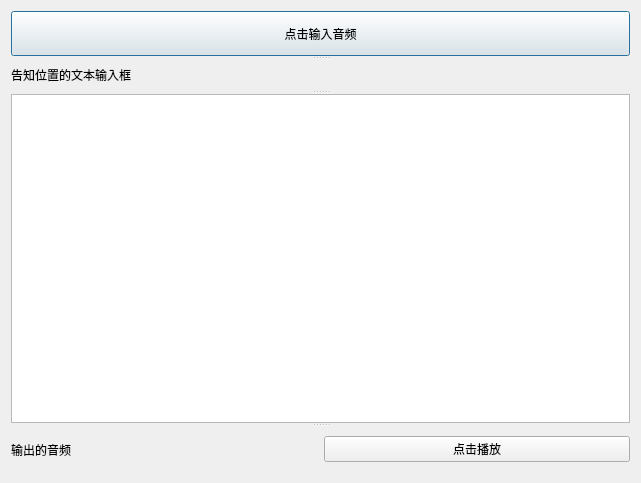
<?xml version="1.0" encoding="UTF-8"?>
<ui version="4.0">
 <class>Dialog</class>
 <widget class="QDialog" name="Dialog">
  <property name="geometry">
   <rect>
    <x>0</x>
    <y>0</y>
    <width>641</width>
    <height>483</height>
   </rect>
  </property>
  <property name="windowTitle">
   <string>Dialog</string>
  </property>
  <layout class="QFormLayout" name="formLayout">
   <item row="0" column="0" colspan="2">
    <widget class="QSplitter" name="splitter">
     <property name="orientation">
      <enum>Qt::Vertical</enum>
     </property>
     <widget class="QPushButton" name="pushButton">
      <property name="text">
       <string>点击输入音频</string>
      </property>
     </widget>
     <widget class="QLabel" name="label">
      <property name="text">
       <string>告知位置的文本输入框</string>
      </property>
     </widget>
     <widget class="QTextEdit" name="textEdit"/>
     <widget class="QWidget" name="">
      <layout class="QHBoxLayout" name="horizontalLayout">
       <item>
        <widget class="QLabel" name="label_2">
         <property name="text">
          <string>输出的音频</string>
         </property>
        </widget>
       </item>
       <item>
        <widget class="QPushButton" name="pushButton_2">
         <property name="text">
          <string>点击播放</string>
         </property>
        </widget>
       </item>
      </layout>
     </widget>
    </widget>
   </item>
  </layout>
 </widget>
 <resources/>
 <connections/>
</ui>
